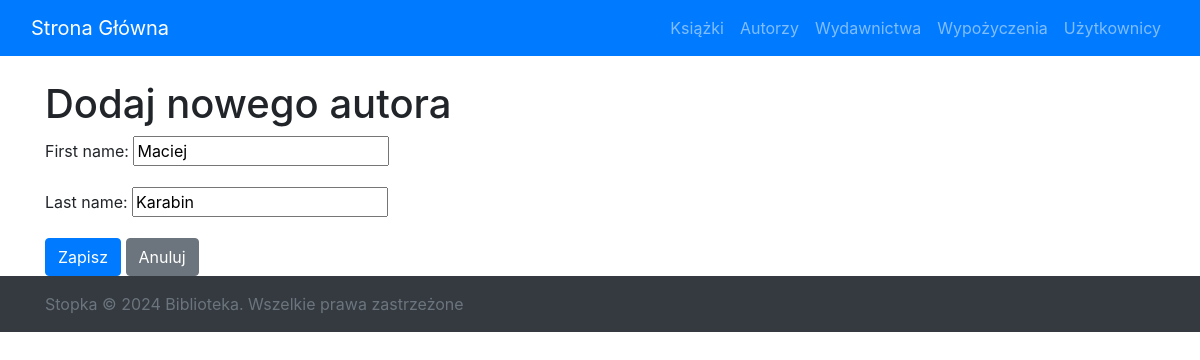
Before: /authors/update/1/ with the older database file.
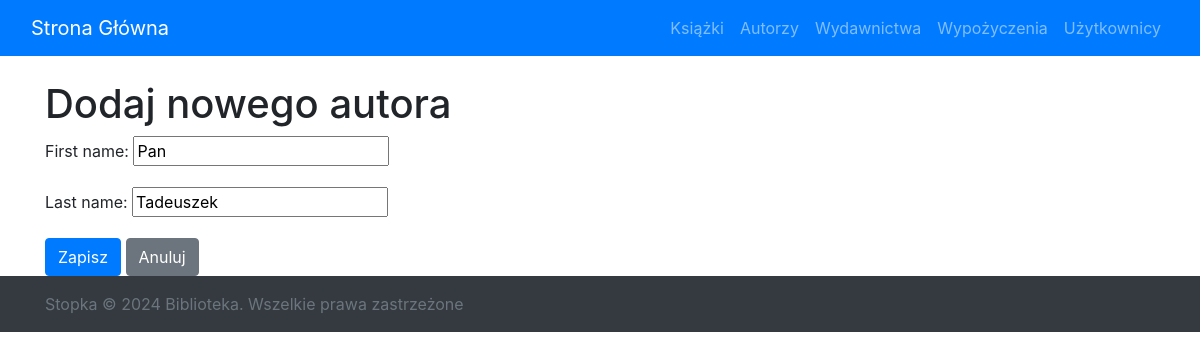
After: the same page with the newer database file.
### library_app/models.py (models this page shows, shortened)
class Author(models.Model):
    first_name = models.CharField(max_length=100)
    last_name = models.CharField(max_length=100)

### library_app/views.py (the view)
# urls.py: path('authors/update/<int:pk>/', views.author_update, name='author-update'),
def author_update(request, pk):
    author = get_object_or_404(Author, pk=pk)
    if request.method == 'POST':
        form = AuthorForm(request.POST, instance=author)
        if form.is_valid():
            form.save()
            return redirect('author-list')
    else:
        form = AuthorForm(instance=author)
    return render(request, 'forms/author_form.html', {'form': form})

### library_app/forms.py
class AuthorForm(forms.ModelForm):
    class Meta:
        model = Author
        fields = ['first_name', 'last_name']

### library_app/templates/forms/author_form.html (shortened to what this page needs)
{% extends 'library_app/base.html' %}
{% block content %}
<h1>Dodaj nowego autora</h1>
<form method="post">
    {{ form.as_p }}
    <button type="submit" class="btn btn-primary">Zapisz</button>
    <a href="{% url 'author-list' %}" class="btn btn-secondary">Anuluj</a>
</form>
{% endblock %}

Changed rows visible on the page:
changed Author: first_name "Maciej" → "Pan"; last_name "Karabin" → "Tadeuszek"
